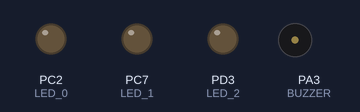
The program below on a simulated ATmega32, built with avr-gcc and emulated at 16 MHz (the files do not name the chip). Parts: output pins drawn as LEDs (lit = HIGH), buzzer (waves = sounding, pin HIGH).

Above: at 0.5 s.
At 1.2 s:
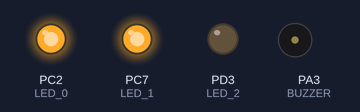
At 1.7 s:
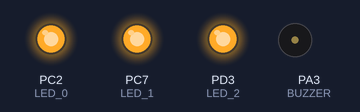
At 2.5 s:
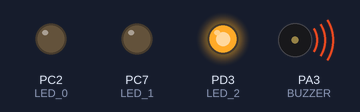
At 3.5 s:
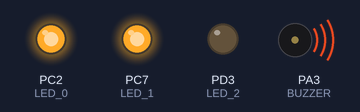
At 4.7 s:
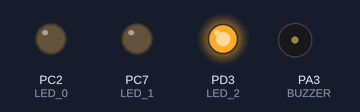
Timing chart, 0 to 5.2 s (numbered marks = the images above):
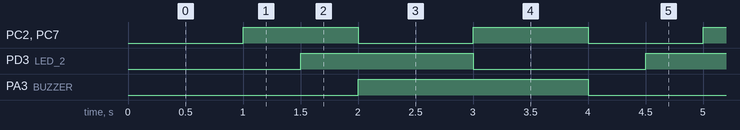

Measured:
- by itself, PC2 (LED_0), PC7 (LED_1): alternates HIGH for 1.0 s and LOW for 1.0 s
- by itself, PD3 (LED_2): alternates HIGH for 1.5 s and LOW for 1.5 s
- by itself, PA3 (BUZZER): alternates HIGH for 2.0 s and LOW for 2.0 s

The program:

main.c
```c
/*
 * RTOS_test.c
 *
 * Created: 10/18/2022 9:56:04 AM
 * Author : Mahmoud Tahoun
 */


/* UTILES_LIB */
#include "STD_TYPES.h"
#include "BIT_MATH.h"
#include "ATMEGA32_REG.h"

/* MCAL */
#include "DIO_interface.h"

/* RTOS STACK */
#include "KERNEL_interface.h"

void LED_0(void);
void LED_1(void);
void LED_2(void);
void BUZZER(void);

int main(void)
{
    /* Replace with your application code */
	DIO_setPinDirection(DIO_PORTC,DIO_PIN2,DIO_PIN_OUTPUT); //LED_0
	DIO_setPinDirection(DIO_PORTC,DIO_PIN7,DIO_PIN_OUTPUT); //LED_1
	DIO_setPinDirection(DIO_PORTD,DIO_PIN3,DIO_PIN_OUTPUT); //LED_2
	DIO_setPinDirection(DIO_PORTA,DIO_PIN3,DIO_PIN_OUTPUT); //BUZZER

	RTOS_createTask(0,500,&LED_0);
	RTOS_createTask(1,1000,&LED_1);
	RTOS_createTask(2,1500,&LED_2);
	RTOS_createTask(3,2000,&BUZZER);

	RTOS_deleteTask(0);
	RTOS_createTask(0,1000,&LED_0);

	RTOS_start();

    while (1)
    {
    }
}


void LED_0(void)
{
	DIO_togglePinValue(DIO_PORTC,DIO_PIN2);
}

void LED_1(void)
{
	DIO_togglePinValue(DIO_PORTC,DIO_PIN7);
}

void LED_2(void)
{
	DIO_togglePinValue(DIO_PORTD,DIO_PIN3);
}

void BUZZER(void)
{
	DIO_togglePinValue(DIO_PORTA,DIO_PIN3);
	RTOS_resumeTask(0);
}
```

ATMEGA32_REG.h
```c
/*
 * ATMEGA32_REG.h
 *
 * Created: 9/6/2022 12:23:30 PM
 *  Author: Mahmoud Tahoun
 */


#ifndef ATMEGA32_REG_H_
#define ATMEGA32_REG_H_

								 /* DIO REGISTERS*/

/* DATA DIRCTION REGISTERS */
#define DDRA           (*(volatile u8*)0x3A)
#define DDRB           (*(volatile u8*)0x37)
#define DDRC           (*(volatile u8*)0x34)
#define DDRD           (*(volatile u8*)0x31)

/* OUTPUT REGISTERS */
#define PORTA          (*(volatile u8*)0x3B)
#define PORTB          (*(volatile u8*)0x38)
#define PORTC          (*(volatile u8*)0x35)
#define PORTD          (*(volatile u8*)0x32)

/* INPUT REGISTERS */
#define PINA           (*(volatile u8*)0x39)
#define PINB           (*(volatile u8*)0x36)
#define PINC           (*(volatile u8*)0x33)
#define PIND           (*(volatile u8*)0x30)


	                         /* EXTERNAL INTERRUPT REGISTERS */

// MCU Control Register
#define MCUCR          (*(volatile u8*)0x55)

// MCU Control and Status Register
#define MCUCSR         (*(volatile u8*)0x54)

// General Interrupt Control Register
#define GICR           (*(volatile u8*)0x5B)

// General Interrupt Flag Register
#define GIFR           (*(volatile u8*)0x5A)

// Status Register
#define SREG           (*(volatile u8*)0x5F)

                              /* ADC REGISTERS*/

// ADC Multiplexer Selection Register
#define ADMUX          (*(volatile u8*)0x27)

// ADC Control and Status Register A
#define ADCSRA         (*(volatile u8*)0x26)

// The ADC Data Registers
#define ADCL           (*(volatile u8*)0x24)
#define ADCH           (*(volatile u8*)0x25)
#define ADC_u16        (*(volatile u16*)0x24)

// Special FunctionIO Register
#define SFIOR          (*(volatile u8*)0x50)


                            /* TIMERS REGISTERS*/

// Timer/Counter Interrupt Mask Register
#define TIMSK          (*(volatile u8*)0x59)

// Timer/Counter Interrupt Flag Register
#define TIFR           (*(volatile u8*)0x58)


/* TIMER0 */

// Timer/Counter Control Register
#define TCCR0          (*(volatile u8*)0x53)

// Timer/Counter Register
#define TCNT0          (*(volatile u8*)0x52)

// Output Compare Register
#define OCR0           (*(volatile u8*)0x5C)


/* TIMER1 */

//Timer/Counter1 Control Register A
#define TCCR1A         (*(volatile u8*)0x4F)

//Timer/Counter1 Control Register B
#define TCCR1B         (*(volatile u8*)0x4E)

// Timer/Counter1
#define TCNT1L         (*(volatile u8*)0x4C)
#define TCNT1H         (*(volatile u8*)0x4D)
#define TCNT1_u16      (*(volatile u16*)0x4C)

// Output Compare Register 1 A
#define OCR1AL         (*(volatile u8*)0x4A)
#define OCR1AH         (*(volatile u8*)0x4B)
#define OCR1A_u16      (*(volatile u16*)0x4A)

// Output Compare Register 1 B
#define OCR1BL         (*(volatile u8*)0x48)
#define OCR1BH         (*(volatile u8*)0x49)
#define OCR1B_u16      (*(volatile u16*)0x48)

// Input Capture Register 1
#define ICR1L          (*(volatile u8*)0x46)
#define ICR1H          (*(volatile u8*)0x47)
#define ICR1_u16       (*(volatile u16*)0x46)


/* WDT */

//Watchdog Timer Control Register
#define WDTCR          (*(volatile u8*)0x41)


                                         /* UART REGISTERS*/

// USART I/O Data Register
#define UDR            (*(volatile u8*)0x2C)

// USART Control and Status Register A
#define UCSRA          (*(volatile u8*)0x2B)

// USART Control and Status Register B
#define UCSRB          (*(volatile u8*)0x2A)

// USART Control and Status Register C
#define UCSRC          (*(volatile u8*)0x40)

// USART Baud Rate Registers
#define UBRRL          (*(volatile u8*)0x29)
#define UBRRH          (*(volatile u8*)0x40)


                                 /* SPI REGISTERS */


typedef struct
{
	u8 SPCR;
	u8 SPSR;
	u8 SPDR;
}SPI_REGS;

#define SPI          ((volatile SPI_REGS*)0x2D)


                               /* TWI REGISTERS */

// TWI Bit Rate Register
#define TWBR         (*(volatile u8*)0x20)

// TWI Control Register
#define TWCR         (*(volatile u8*)0x56)

// TWI Status Register
#define TWSR         (*(volatile u8*)0x21)

// TWI Data Register
#define TWDR         (*(volatile u8*)0x23)

// TWI (Slave) Address Register
#define TWAR         (*(volatile u8*)0x22)

#endif /* ATMEGA32_REG_H_ */
```

KERNEL_interface.h
```c
/*
 * KERNEL_interface.h
 *
 * Created: 10/18/2022 9:58:21 AM
 *  Author: Mahmoud Tahoun
 */


#ifndef KERNEL_INTERFACE_H_
#define KERNEL_INTERFACE_H_


#define RTOS_TASK_SUSPENDED           1
#define RTOS_TASK_RESUMED             2

typedef struct
{
	void(*pTaskFunc)(void);
	u16 TaskPeriodicity;
	u8  TaskState;
}Task_t;


void RTOS_start             (void);
void RTOS_createTask        (u8 priority, u16 periodicity, void(*pTaskCode)(void));
void RTOS_suspendTask       (u8 priority);
void RTOS_resumeTask        (u8 priority);
void RTOS_deleteTask        (u8 priority);
static void privateScheduler(void);


#endif /* KERNEL_INTERFACE_H_ */
```

KERNEL_programe.c
```c
/*
 * KERNEL_programe.c
 *
 * Created: 10/18/2022 9:58:07 AM
 *  Author: Mahmoud Tahoun
 */


/* UTILES_LIB */
#include "STD_TYPES.h"
#include "BIT_MATH.h"
#include "ATMEGA32_REG.h"

/* MCAL */
#include "GI_interface.h"

/* RTOS STACK */
#include "TMR_interface.h"
#include "KERNEL_interface.h"
#include "KERNEL_config.h"

Task_t TaskArr[RTOS_TASK_NUM];

void RTOS_start(void)
{
	GI_enable();
	TMR_timer0Init();
	TMR_timer0SetCompareMatchValue(249);
	TMR_timer0_CTC_SetCallBack(&privateScheduler);
	TMR_timer0start();
}


void RTOS_createTask(u8 priority, u16 periodicity, void(*pTaskCode)(void))
{
	if((priority < RTOS_TASK_NUM) && (pTaskCode != NULL) && (TaskArr[priority].pTaskFunc == NULL))
	{
		TaskArr[priority].TaskPeriodicity = periodicity;
		TaskArr[priority].pTaskFunc       = pTaskCode;
		TaskArr[priority].TaskState       = RTOS_TASK_RESUMED;
	}

	else
	{
		// Do Nothing
	}
}


void RTOS_suspendTask(u8 priority)
{
	TaskArr[priority].TaskState = RTOS_TASK_SUSPENDED;
}


void RTOS_resumeTask(u8 priority)
{
	TaskArr[priority].TaskState = RTOS_TASK_RESUMED;
}


void RTOS_deleteTask(u8 priority)
{
	TaskArr[priority].pTaskFunc = NULL;
}


static void privateScheduler(void)
{
	volatile static u16 tickCounter = 0;
	++tickCounter;

	u8 taskCounter;
	for(taskCounter=0;taskCounter<RTOS_TASK_NUM;++taskCounter)
	{
		if(TaskArr[taskCounter].TaskState == RTOS_TASK_RESUMED)
		{
			if(tickCounter%(TaskArr[taskCounter].TaskPeriodicity)==0)
			{
				if(TaskArr[taskCounter].pTaskFunc != NULL)
				{
					// Call Task
				    TaskArr[taskCounter].pTaskFunc();
				}
				else
				{
					//Do Nothing
				}
			}
			else
			{
				//continue
			}
		}
		else
		{
			// Task is Suspended Do Nothing
		}
	}
}
```

TMR_interface.h
```c
/*
 * TMR_interface.h
 *
 * Created: 9/22/2022 12:37:24 PM
 *  Author: Mahmoud Tahoun
 */


#ifndef TMR_INTERFACE_H_
#define TMR_INTERFACE_H_


/* TIMER0 */
void TMR_timer0Init                 (void);
void TMR_timer0start                (void);
void TMR_timer0stop                 (void);
void TMR_timer0SetCompareMatchValue (u8 OCR0_Value);
void TMR_timer0_CTC_SetCallBack     (void(*ptr)(void));


#endif /* TMR_INTERFACE_H_ */
```

TMR_program.c
```c
/*
 * TMR_program.c
 *
 * Created: 9/22/2022 12:37:16 PM
 *  Author: Mahmoud Tahoun
 */

/* UTILES_LIB */
#include "STD_TYPES.h"
#include "BIT_MATH.h"
#include "ATMEGA32_REG.h"

/* MCAL */
#include "TMR_interface.h"


static void(*TMR_timer0_ctc_pCallBack)(void) = NULL;


/* TIMER0 */
void TMR_timer0Init(void)
{
	// Select Mode = CTC Mode
	CLR_BIT(TCCR0,6);
	SET_BIT(TCCR0,3);

	// Enable CTC Interrupt
	SET_BIT(TIMSK,1);
}


void TMR_timer0start(void)
{
    // Select Prescaler Value = 64
	SET_BIT(TCCR0,0);
	SET_BIT(TCCR0,1);
	CLR_BIT(TCCR0,2);
}


void TMR_timer0stop(void)
{
	CLR_BIT(TCCR0,0);
	CLR_BIT(TCCR0,1);
	CLR_BIT(TCCR0,2);
}


void TMR_timer0SetCompareMatchValue(u8 OCR0_Value)
{
	// Init Timer With Compare Value
	OCR0 = OCR0_Value;
}


void TMR_timer0_CTC_SetCallBack(void(*ptr)(void))
{
	if(ptr != NULL)
	{
		TMR_timer0_ctc_pCallBack = ptr;
	}
}


// ISR Function protoType for TMR0 CTC
void __vector_10(void) __attribute__ ((signal));
void __vector_10(void)
{
  //call action
  if(TMR_timer0_ctc_pCallBack != NULL)
  {
  	TMR_timer0_ctc_pCallBack();
  }
}
```

KERNEL_config.h
```c
/*
 * KERNEL_config.h
 *
 * Created: 10/18/2022 9:58:33 AM
 *  Author: Mahmoud Tahoun
 */


#ifndef KERNEL_CONFIG_H_
#define KERNEL_CONFIG_H_


#define RTOS_TASK_NUM       4


#endif /* KERNEL_CONFIG_H_ */
```

BIT_MATH.h
```c
/*
 * BIT_MATH.h
 *
 * Created: 9/6/2022 12:23:30 PM
 *  Author: Mahmoud Tahoun
 */

#ifndef BIT_MATH_H_
#define BIT_MATH_H_

#define SET_BIT(REG,BIT_NUM)    REG|=(1<<BIT_NUM)
#define CLR_BIT(REG,BIT_NUM)    REG&=(~(1<<BIT_NUM))
#define TOG_BIT(REG,BIT_NUM)    REG^=(1<<BIT_NUM)
#define GET_BIT(REG,BIT_NUM)    ((REG>>BIT_NUM)&1)

#endif
```

STD_TYPES.h
```c
/*
 * STD_TYPES.h
 *
 * Created: 9/6/2022 12:23:30 PM
 *  Author: Mahmoud Tahoun
 */

#ifndef STD_TYPES_H_
#define STD_TYPES_H_

typedef unsigned char        u8;
typedef signed char          s8;

typedef unsigned short int   u16;
typedef signed short int     s16;

typedef unsigned long int    u32;
typedef signed long int      s32;

typedef float                f32;
typedef double               f64;

#define NULL                  0

#endif
```

DIO_interface.h
```c
/*
 * DIO_interface.h
 *
 * Created: 9/6/2022 11:33:10 AM
 *  Author: Mahmoud Tahoun
 */

#ifndef DIO_INTERFACE_H_
#define DIO_INTERFACE_H_

                               /*************** MACROS FOR PIN ***************/
/* Macros For Pin Id */
#define DIO_PIN0           0
#define DIO_PIN1           1
#define DIO_PIN2           2
#define DIO_PIN3           3
#define DIO_PIN4           4
#define DIO_PIN5           5
#define DIO_PIN6           6
#define DIO_PIN7           7

/* Macros For Pin Direction */
#define DIO_PIN_INPUT      0
#define DIO_PIN_OUTPUT     1

/* Macros For Pin state */
#define DIO_PIN_LOW        0
#define DIO_PIN_HIGH       1


                          /*************** MACROS FOR PORT ***************/

/* Macros For Port Id */
#define DIO_PORTA    0
#define DIO_PORTB    1
#define DIO_PORTC    2
#define DIO_PORTD    3

/* Macros For Port Direction */
#define DIO_PORT_INPUT      0x00
#define DIO_PORT_OUTPUT     0xff

/* Macros For Port state */
#define DIO_PORT_LOW        0x00
#define DIO_PORT_HIGH       0xff


                         /*************** APIS PROTO TYPES ***************/

/* Pin Apis */
void DIO_setPinDirection      (u8 PortId, u8 PinId, u8 PinDirection);
void DIO_setPinValue          (u8 PortId, u8 PinId, u8 PinValue);
void DIO_getPinValue          (u8 PortId, u8 PinId, u8* PinValue);
void DIO_togglePinValue       (u8 PortId, u8 PinId);
void DIO_setInputPinResistance(u8 PortId, u8 PinId);


/* Port Apis */
void DIO_setPortDirection(u8 PortId, u8 PortDirection);
void DIO_setPortValue    (u8 PortId, u8 PortValue);
void DIO_getPortValue    (u8 PortId, u8* PortValue);
void DIO_togglePortValue (u8 PortId);
void DIO_setInputPortResistance(u8 PortId);

#endif /* DIO_INTERFACE_H_ */
```

DIO_program.c
```c
/*
 * DIO_program.c
 *
 * Created: 9/6/2022 11:32:39 AM
 *  Author: Mahmoud Tahoun
 */

 /* UTILES_LIB */
#include "STD_TYPES.h"
#include "BIT_MATH.h"
#include "ATMEGA32_REG.h"

/* MCAL */
#include "DIO_interface.h"


/* Pin Apis */
void DIO_setPinDirection(u8 PortId, u8 PinId, u8 PinDirection)
{
	if((PortId<=3) && (PinId<=7) && ((PinDirection == DIO_PIN_OUTPUT) ||
   (PinDirection == DIO_PIN_INPUT)))
   {
	   switch(PortId)
	{
		case 0 :
		if(DIO_PIN_OUTPUT == PinDirection)
		{
			SET_BIT(DDRA, PinId);
		}
		else
		{
			CLR_BIT(DDRA, PinId);
		}
		break;

		case 1 :
		if(DIO_PIN_OUTPUT == PinDirection)
		{
			SET_BIT(DDRB, PinId);
		}
		else
		{
			CLR_BIT(DDRB, PinId);
		}
		break;

		case 2 :
		if(DIO_PIN_OUTPUT == PinDirection)
		{
			SET_BIT(DDRC, PinId);
		}
		else
		{
			CLR_BIT(DDRC, PinId);
		}
		break;

		case 3 :
		if(DIO_PIN_OUTPUT == PinDirection)
		{
			SET_BIT(DDRD, PinId);
		}
		else
		{
			CLR_BIT(DDRD, PinId);
		}
		break;
	}
   }
}


void DIO_setPinValue(u8 PortId, u8 PinId, u8 PinValue)
{
	if((PortId<=3) && (PinId<=7) && ((PinValue == DIO_PIN_HIGH) || (PinValue == DIO_PIN_LOW)))
	{
		switch(PortId)
		{
			case 0: //DIO_PORTA
			if (DIO_PIN_HIGH == PinValue)
			{
				SET_BIT(PORTA,PinId);
			}
			else
			{
				CLR_BIT(PORTA,PinId);
			}
			break;

			case 1: //DIO_PORTB
			if (DIO_PIN_HIGH == PinValue)
			{
				SET_BIT(PORTB,PinId);
			}
			else
			{
				CLR_BIT(PORTB,PinId);
			}
			break;

			case 2: //DIO_PORTC
			if (DIO_PIN_HIGH == PinValue)
			{
				SET_BIT(PORTC,PinId);
			}
			else
			{
				CLR_BIT(PORTC,PinId);
			}
			break;

			case 3: //DIO_PORTD
			if (DIO_PIN_HIGH == PinValue)
			{
				SET_BIT(PORTD,PinId);
			}
			else
			{
				CLR_BIT(PORTD,PinId);
			}
			break;
		}
	}
}


void DIO_getPinValue(u8 PortId, u8 PinId, u8* PinValue)
{
	if((PortId<=3) && (PinId<=7) && (PinValue != NULL))
	{
		switch(PortId)
		{
			case 0: //DIO_PORTA
			if(DIO_PIN_HIGH == GET_BIT(PINA,PinId))
			{
				*PinValue = DIO_PIN_HIGH;
			}
			else
			{
				*PinValue = DIO_PIN_LOW;
			}
			break;

			case 1: //DIO_PORTB
			if(DIO_PIN_HIGH == GET_BIT(PINB,PinId))
			{
				*PinValue = DIO_PIN_HIGH;
			}
			else
			{
				*PinValue = DIO_PIN_LOW;
			}
			break;

			case 2: //DIO_PORTC
			if(DIO_PIN_HIGH == GET_BIT(PINC,PinId))
			{
				*PinValue = DIO_PIN_HIGH;
			}
			else
			{
				*PinValue = DIO_PIN_LOW;
			}
			break;

			case 3: //DIO_PORTD
			if(DIO_PIN_HIGH == GET_BIT(PIND,PinId))
			{
				*PinValue = DIO_PIN_HIGH;
			}
			else
			{
				*PinValue = DIO_PIN_LOW;
			}
			break;
		}
	}
}


void DIO_togglePinValue(u8 PortId, u8 PinId)
{
	if((PortId<=3) && (PinId<=7))
	{
		switch(PortId)
		{
			case 0: //DIO_PORTA
			TOG_BIT(PORTA,PinId);
			break;

			case 1: //DIO_PORTB
			TOG_BIT(PORTB,PinId);
			break;

			case 2: //DIO_PORTC
			TOG_BIT(PORTC,PinId);
			break;

			case 3: //DIO_PORTD
			TOG_BIT(PORTD,PinId);
			break;
		}
	}
}


void DIO_setInputPinResistance(u8 PortId, u8 PinId)
{
	if((PortId<=3) && (PinId<=7))
	{
		switch(PortId)
		{
			case 0:
			SET_BIT(PORTA,PinId);
			break;

			case 1:
			SET_BIT(PORTB,PinId);
			break;

			case 2:
			SET_BIT(PORTC,PinId);
			break;

			case 3:
			SET_BIT(PORTD,PinId);
			break;
		}
	}
}


/* Port Apis */
void DIO_setPortDirection(u8 PortId, u8 PortDirection)
{
	if((PortId<=3) && ((DIO_PORT_OUTPUT == PortDirection) || (DIO_PORT_INPUT == PortDirection)))
	{
		switch(PortId)
		{
			case 0:
			if(DIO_PORT_OUTPUT == PortDirection)
			{
				DDRA = 0xff;
			}
			else
			{
				DDRA = 0x00;
			}
			break;

			case 1:
			if(DIO_PORT_OUTPUT == PortDirection)
			{
				DDRB = 0xff;
			}
			else
			{
				DDRB = 0x00;
			}
			break;

			case 2:
			if(DIO_PORT_OUTPUT == PortDirection)
			{
				DDRC = 0xff;
			}
			else
			{
				DDRC = 0x00;
			}
			break;

			case 3:
			if(DIO_PORT_OUTPUT == PortDirection)
			{
				DDRD = 0xff;
			}
			else
			{
				DDRD = 0x00;
			}
			break;
		}
	}
}


void DIO_setPortValue(u8 PortId, u8 PortValue)
{
	if(PortId<=3)
	{
		switch(PortId)
		{
			case 0:
			PORTA = PortValue;
			break;

			case 1:
			PORTB = PortValue;
			break;

			case 2:
			PORTC = PortValue;
			break;

			case 3:
			PORTD = PortValue;
			break;
		}
	}
}


void DIO_getPortValue(u8 PortId, u8* PortValue)
{
	if((PortId<=3) && (PortValue != NULL))
	{
		switch(PortId)
		{
			case 0:
			*PortValue = PINA;
			break;

			case 1:
			*PortValue = PINB;
			break;

			case 2:
			*PortValue = PINC;
			break;

			case 3:
			*PortValue = PIND;
			break;
		}
	}
}


void DIO_togglePortValue(u8 PortId)
{
	if(PortId<=3)
	{
		switch(PortId)
		{
			case 0:
			PORTA = ~PORTA;
			break;

			case 1:
			PORTB = ~PORTB;
			break;

			case 2:
			PORTC = ~PORTC;
			break;

			case 3:
			PORTD = ~PORTD;
			break;
		}
	}
}


void DIO_setInputPortResistance(u8 PortId)
{
	if(PortId<=3)
	{
		switch(PortId)
		{
			case 0:
			PORTA = 0xff;
			break;

			case 1:
			PORTB = 0xff;
			break;

			case 2:
			PORTC = 0xff;
			break;

			case 3:
			PORTD = 0xff;
			break;
		}
	}
}
```

GI_interface.h
```c
/*
 * GI_interface.h
 *
 * Created: 9/18/2022 9:44:31 AM
 *  Author: Mahmoud Tahoun
 */


#ifndef GI_INTERFACE_H_
#define GI_INTERFACE_H_

void GI_enable (void);
void GI_disable(void);


#endif /* GI_INTERFACE_H_ */
```

GI_program.c
```c
/*
 * GI_program.c
 *
 * Created: 9/18/2022 9:44:17 AM
 *  Author: Mahmoud Tahoun
 */

/* UTILES_LIB */
#include "STD_TYPES.h"
#include "BIT_MATH.h"
#include "ATMEGA32_REG.h"

/* MCAL */
#include "GI_interface.h"


void GI_enable (void)
{
	//global interrupt enable
	SET_BIT(SREG,7);
}


void GI_disable(void)
{
	CLR_BIT(SREG,7);
}
```
